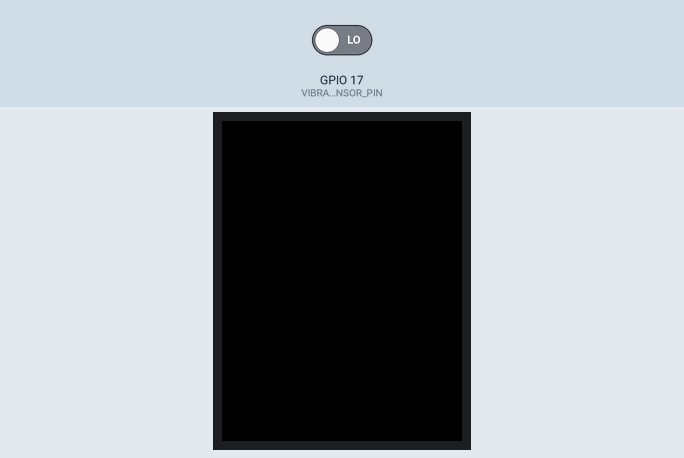
A sketch run on a simulated ESP32. Shown: 320×240 colour display. Inputs (shaded band) come from the test bench; at power-on: GPIO 17 (VIBRATION_SENSOR_PIN) LOW. What the sketch prints to the serial monitor is not drawn.

Above: at 1.4 s.
1.5 s: GPIO 17 (VIBRATION_SENSOR_PIN) driven HIGH
At 3.6 s:
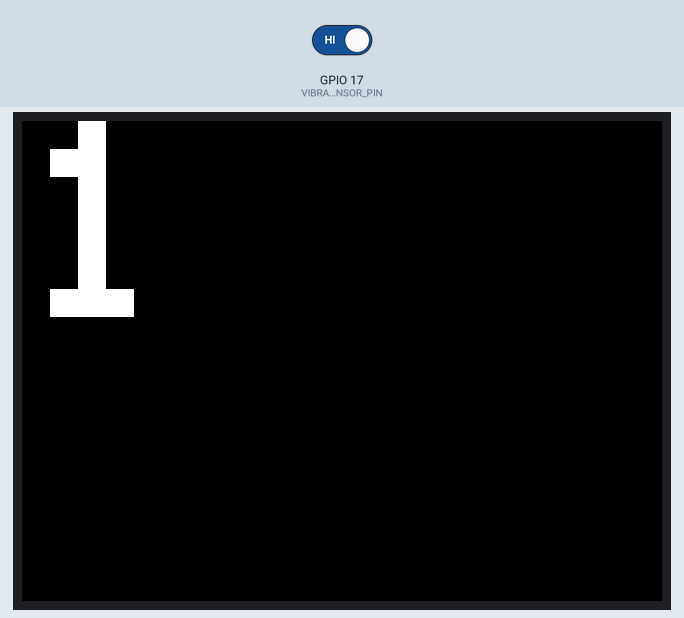
4.5 s: GPIO 17 (VIBRATION_SENSOR_PIN) driven LOW
At 5.9 s:
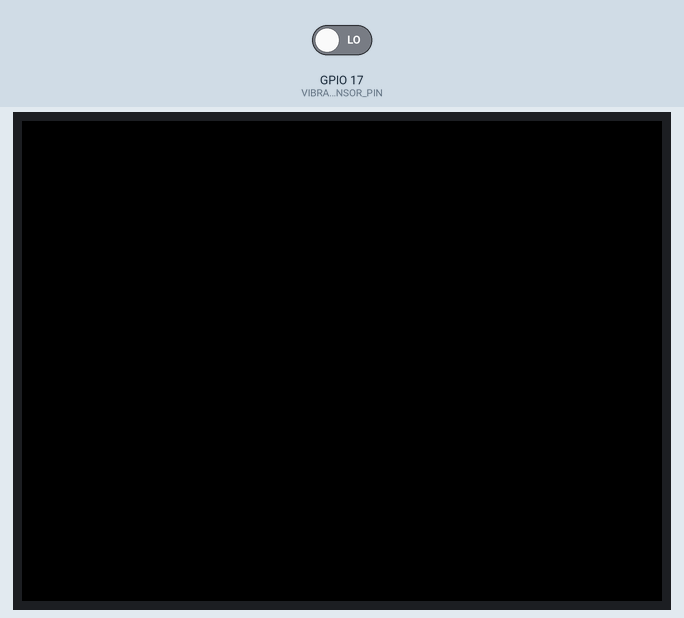
Timing chart, 0 to 7.5 s (numbered marks = the images above; inputs shaded):
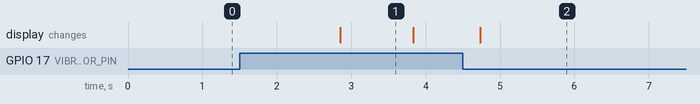

Measured:
- after the input at 1.5 s, the display: changes after 1.4 s (image 1)
- what the display in image 1 shows lasts 0.9 s, from 2.9 s to 3.8 s

The sketch:

extraction-timer.ino
```cpp
#include <Adafruit_GFX.h>
#include <Adafruit_ST7789.h>
#include <SPI.h>
#include <TimerMs.h>
#include <esp_sleep.h>

#define MOTION_SENSOR_PIN 21
#define VIBRATION_SENSOR_PIN 17

#define BATTARY_PIN 34
#define WAKE_UP_PIN GPIO_NUM_32
#define MOSFET_PIN 21

#define TFT_CS 5
#define TFT_RST 4
#define TFT_DC 2
#define TFT_SCLK 18
#define TFT_MOSI 23

Adafruit_ST7789 tft = Adafruit_ST7789(TFT_CS, TFT_DC, TFT_RST);

const float MAX_BATTERY_VOLTAGE = 4.2;  // Максимальное напряжение батареи при полном заряде
const float MIN_BATTERY_VOLTAGE = 2.9;  // Минимальное напряжение батареи (защита от глубокого разряда)

const float R1 = 100000.0;
const float R2 = 100000.0;

const float ADC_MAX_VALUE = 4095.0;  // Максимальное значение с АЦП (12 бит для ESP32)
const float ADC_REF_VOLTAGE = 3.3;   // Максимальное напряжение на пине
const float K = 1.03;                // коэфицент погрешности пина

int batteryPercentage = 0;

// Константы времени
const unsigned int SLEEP_TIMEOUT = 5 * 60 * 1000;  // 3 минуты ожидания
const unsigned int MIN_EXTRACTION_TIME = 5 * 1000;  // Минимум экстракции
const unsigned int MAX_EXTRACTION_TIME = 10 * 1000;  // Максимум экстракции
const unsigned int EXTRACTION_MARGIN = 1500;  // Погрешность
const unsigned int MAX_REACH_COUNT = 2;

unsigned int optimalExtractionTime = 7 * 1000;  // Заданное "идеальное" время экстракции
unsigned int lastExtrTime = 0;
unsigned int reachCount = 0;

TimerMs extrTmr(MAX_EXTRACTION_TIME, 0, 1);
TimerMs activeTmr(SLEEP_TIMEOUT, 0, 1);

void setup() {
  Serial.begin(115200);

  esp_sleep_enable_ext0_wakeup(WAKE_UP_PIN, HIGH);

  pinMode(WAKE_UP_PIN, INPUT_PULLUP);
  pinMode(MOSFET_PIN, OUTPUT);
  digitalWrite(MOSFET_PIN, HIGH);

  pinMode(MOTION_SENSOR_PIN, INPUT);
  pinMode(VIBRATION_SENSOR_PIN, INPUT);

  initDisplay();
  // initBattaryPercentage();
  // connectToWiFi();

  extrTmr.setTimerMode();
  activeTmr.setTimerMode();
  switchMode(0);
}

void loop() {

  if (activeTmr.tick()) prepareForDeepSleep();
  if (extrTmr.tick()) {
    Serial.println("extrTmr.tick()");

    if (reachCount >= MAX_REACH_COUNT) {
      Serial.println("reachCount > MAX_REACH_COUNT");
      reachCount = 0;
      clearScrean();
      prepareForDeepSleep();
    }

    tft.setTextColor(ST77XX_RED);
    tft.setTextSize(3);
    clearScrean();
    tft.println("Max Time Reached");
    delay(5 * 1000);

    reachCount++;
    // Serial.print("reachCount - ");
    // Serial.println(reachCount);
    switchMode(0);
    clearScrean();
  }

  handleVibration();
}

// Функция инициализации экрана
void initDisplay() {
  tft.init(240, 320);
  tft.setSPISpeed(40000000);
  tft.setRotation(3);
  tft.fillScreen(ST77XX_BLACK);
  tft.setCursor(0, 0);
  tft.setTextColor(ST77XX_GREEN);
  tft.setTextSize(3);
}

void switchMode(int mode) {
  Serial.print("switchMode - ");
  Serial.println(mode);

  extrTmr.stop();
  extrTmr.setTime(MAX_EXTRACTION_TIME);
  activeTmr.stop();
  activeTmr.setTime(SLEEP_TIMEOUT);

  lastExtrTime = 0;
  switch (mode) {
  case 0:
    activeTmr.start();
    break;
  case 1:
    extrTmr.start();
    break;
  default:
    activeTmr.start();
    break;
  }

}

int getMode() {
  if (extrTmr.active() && !activeTmr.active()) {
    return 1;
  } else if (!extrTmr.active() && activeTmr.active()) {
    return 0;
  } else {
    Serial.println("ERROR - getMode()");
    Serial.print("ERROR - extrTmr.active() - ");
    Serial.println(extrTmr.active());

    Serial.print("ERROR - activeTmr.active() - ");
    Serial.println(activeTmr.active());
    switchMode(0);
    return 0;
  }
}

void handleVibration() {

  bool vibration = isVibration();

  if (vibration) {
    // Serial.println("VIBRATION == HIGH");
    if (getMode() == 0) {
      Serial.println("getMode == 0");
      reachCount = 0;
      switchMode(1);
      return;
    }

    unsigned int timeLeft = extrTmr.timeLeft();
    unsigned int extrTime = (MAX_EXTRACTION_TIME - timeLeft) / 1000;

    if (extrTime != 0 && extrTime != lastExtrTime) {

      Serial.print("extrTime - ");
      Serial.print(extrTime);
      Serial.print(" | extrTmr.timeLeft() - "); // Temp
      Serial.print(extrTmr.timeLeft()); // Temp
      Serial.print(" | eactiveTmr.timeLeft() - "); // Temp
      Serial.println(activeTmr.timeLeft()); // Temp

      displayExtractionTime(extrTime);
      lastExtrTime = extrTime;
    }

  } else  {
    Serial.println("isVibration - false");

    if (getMode() == 1) {
      if ((lastExtrTime * 1000) >= MIN_EXTRACTION_TIME && (lastExtrTime * 1000)< MAX_EXTRACTION_TIME) {
        displayExtractionTime(lastExtrTime);
        switchMode(0);
        delay(10 * 1000);
      }
      switchMode(0);
    }
    clearScrean();
  }
}

bool isVibration() {
  int highCount = 0;
  int lowCount = 0;

  for (int i = 0; i < 6; i++) {
    if (digitalRead(VIBRATION_SENSOR_PIN) == HIGH) {
      highCount++;
    } else lowCount++;
    delay(30);
  }
  return highCount > lowCount;
}

// Функция отображения времени на экране
void displayExtractionTime(int extrTime) {
  // Serial.print("displayExtractionTime() - ");

  int time = extrTime * 1000;

  if (time < MIN_EXTRACTION_TIME ) {
    tft.setTextColor(ST77XX_WHITE);
  } else if (time > MIN_EXTRACTION_TIME && time < optimalExtractionTime - EXTRACTION_MARGIN ) {
    tft.setTextColor(ST77XX_YELLOW);
  }  else if (time > optimalExtractionTime - EXTRACTION_MARGIN && time < optimalExtractionTime + EXTRACTION_MARGIN) {
    tft.setTextColor(ST77XX_GREEN);
  } else if (time > optimalExtractionTime + EXTRACTION_MARGIN && time <= MAX_EXTRACTION_TIME) {
    tft.setTextColor(ST77XX_RED);
  } else {
    tft.setTextColor(ST77XX_WHITE);
  }

  tft.setCursor(50, 50);
  tft.setTextSize(14);
  clearScrean();
  tft.println(extrTime);
  tft.setTextColor(ST77XX_WHITE);
}

void prepareForDeepSleep() {
  tft.setTextSize(2);
  tft.setTextColor(ST77XX_RED);
  tft.println("Entering deep sleep...");
  switchMode(0);
  delay(3000);
  clearScrean();

  tft.writeCommand(ST77XX_DISPOFF);
  tft.writeCommand(ST77XX_SLPIN);
  digitalWrite(MOSFET_PIN, LOW);

  delay(1000);
  esp_deep_sleep_start();
}

void clearScrean() {
  tft.fillScreen(ST77XX_BLACK);
  tft.setCursor(0, 0);
}
```
